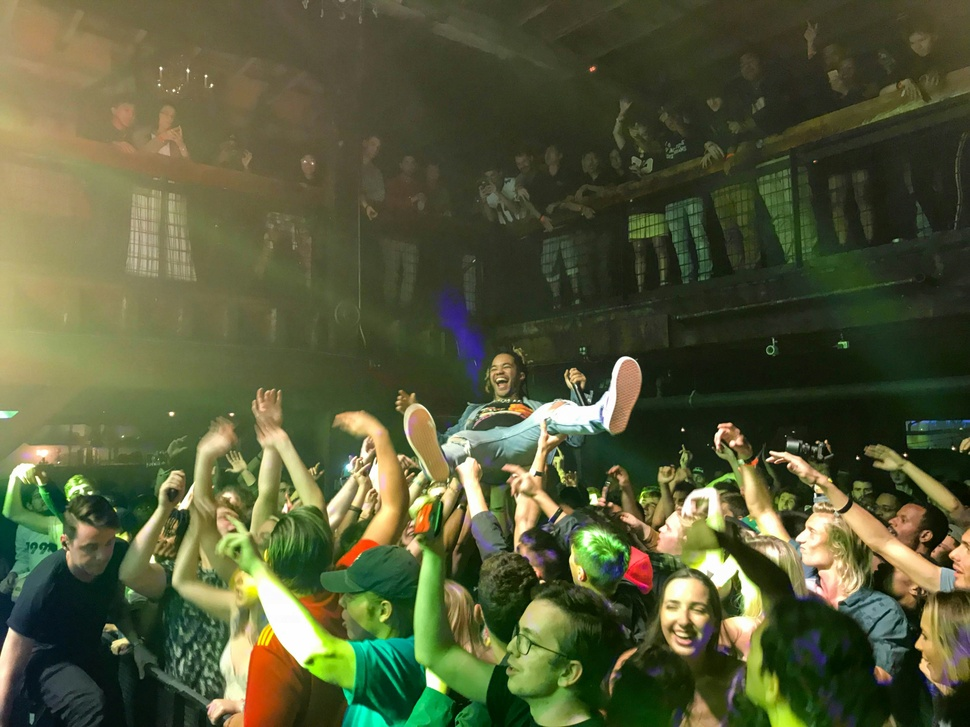
#> input picture notebooks/test_images2/concert.jpg, 970 x 727 px, shrunk from 4032 x 3024 before the run
$ python -i face_utils.py   (imports and definitions only)
#> lines starting #> are read from the running program, lines starting #| are printed output that depends on the picture
# filepath: src/face_utils.py
import cv2
import numpy as np

def detect_faces(image_path):
    """
    Detect faces in an image using OpenCV's Haar Cascade

    Args:
        image_path: Path to the input image

    Returns:
        faces: List of face images
        bboxes: List of bounding boxes [x, y, w, h]
        original_image: The original image with faces marked
    """
#> called with image_path = '../test_images2/concert.jpg'
    # Load the face detector
    face_cascade = cv2.CascadeClassifier('models/haarcascade_frontalface_default.xml')

    # Read the image
    image = cv2.imread(image_path)
#> image is the input picture: shape (727, 970, 3); mean B, G, R 57, 89.7, 84.9
    if image is None:
        print(f"Could not read image from {image_path}")
        return [], [], None

    # Convert to RGB for display and grayscale for detection
    image_rgb = cv2.cvtColor(image, cv2.COLOR_BGR2RGB)
    gray = cv2.cvtColor(image, cv2.COLOR_BGR2GRAY)
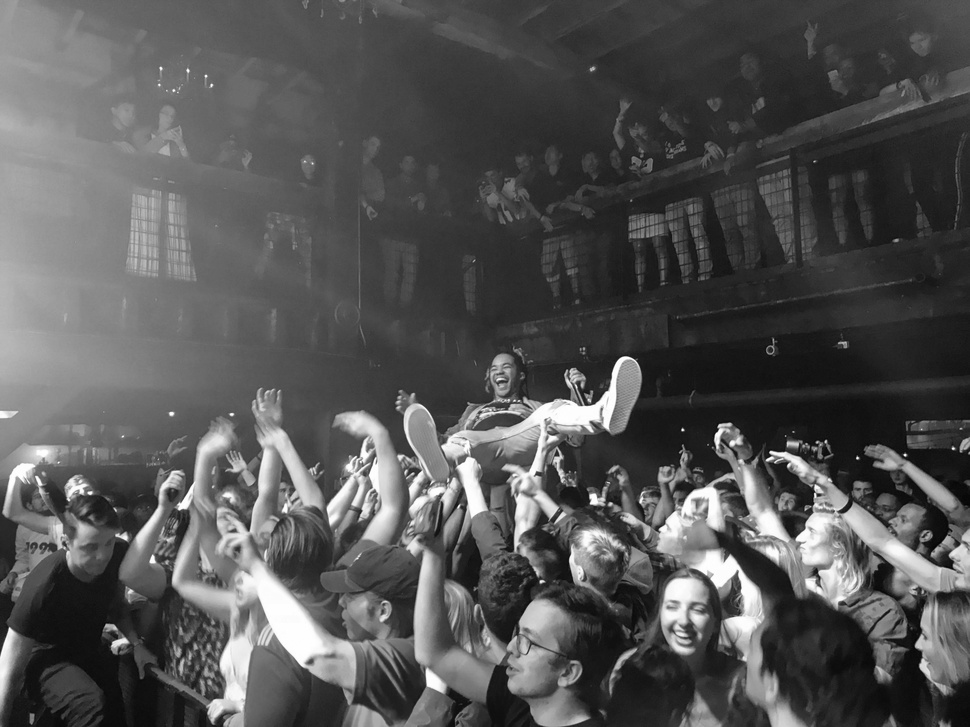
#> gray: shape (727, 970); min 2, max 255, mean 84.6

    # Detect faces
    faces_rect = face_cascade.detectMultiScale(
        gray,
        scaleFactor=1.1,
        minNeighbors=5,
        minSize=(30, 30)
    )
#> faces_rect = [[482, 352, 38, 38], [652, 582, 66, 66], [803, 486, 65, 65]]

    # Process detected faces
    faces = []
    bboxes = []

    for (x, y, w, h) in faces_rect:
        # Extract the face region
        face_roi = image_rgb[y:y+h, x:x+w]

        # Save information
        faces.append(face_roi)
        bboxes.append([x, y, x+w, y+h])  # Convert to [x1, y1, x2, y2] format
#> this loop made 3 passes
#> pass 1, in detect_faces, `face_roi = image_rgb[y:y+h, x:x+w]`:
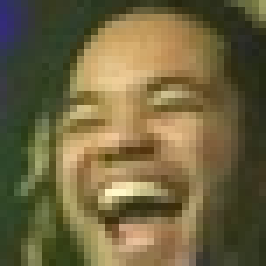
#> face_roi: shape (38, 38, 3) (shown 7 times larger); mean R, G, B 112.4, 101.2, 64.2
#> pass 2, in detect_faces, `face_roi = image_rgb[y:y+h, x:x+w]`:
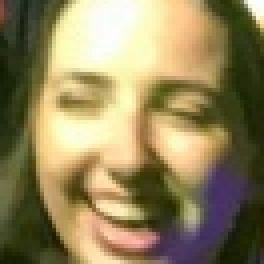
#> face_roi: shape (66, 66, 3) (shown 4 times larger); mean R, G, B 145.8, 132.9, 91.8
#> pass 3, in detect_faces, `face_roi = image_rgb[y:y+h, x:x+w]`:
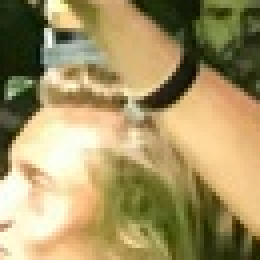
#> face_roi: shape (65, 65, 3) (shown 4 times larger); mean R, G, B 164.5, 147.8, 100.3
#> after the loop, bboxes = [[482, 352, 520, 390], [652, 582, 718, 648], [803, 486, 868, 551]]; faces = 3 items

    return faces, bboxes, image_rgb

>>> result = detect_faces('../test_images2/concert.jpg')

$ run again, on notebooks/test_images2/group2.jpg
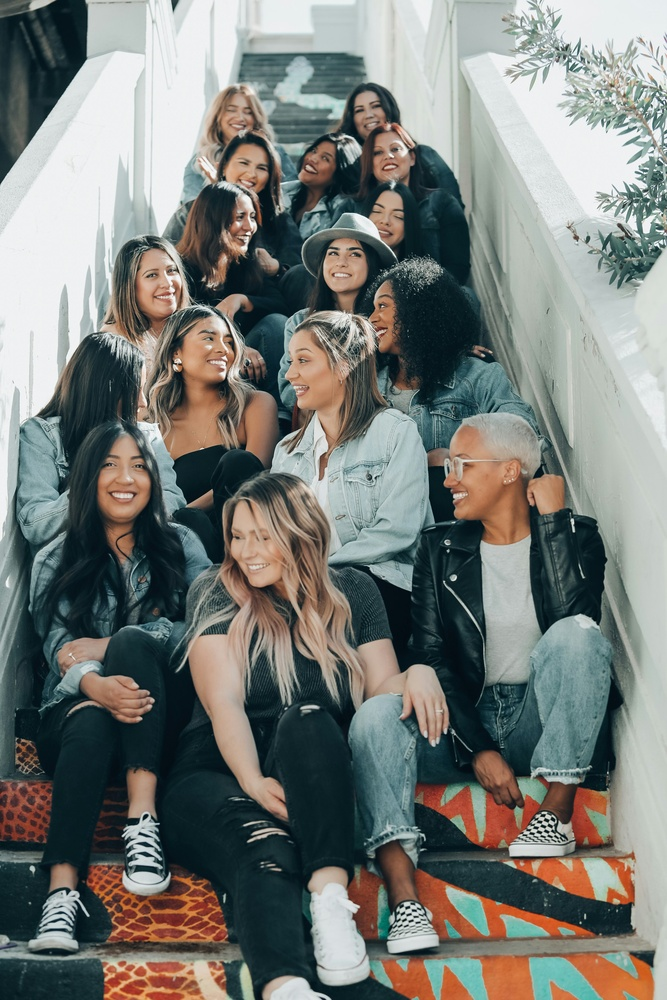
#> input picture notebooks/test_images2/group2.jpg, 667 x 1000 px, shrunk from 2912 x 4368 before the run
#> in detect_faces, image is the input picture: shape (1000, 667, 3); mean B, G, R 119.2, 123.6, 120
#> in detect_faces, `gray = cv2.cvtColor(image, cv2.COLOR_BGR2GRAY)`:
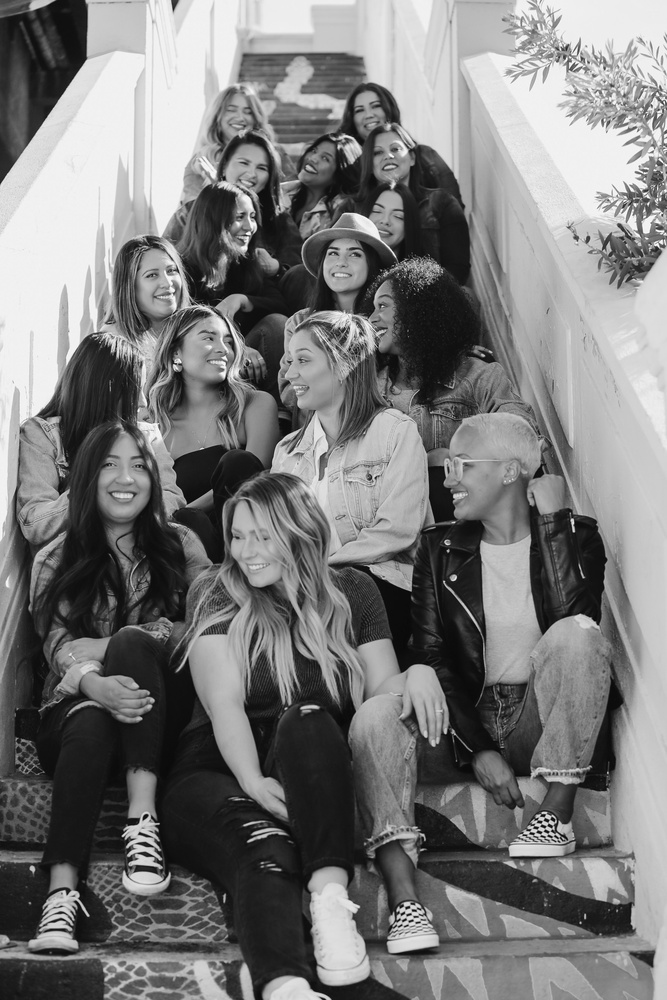
#> gray: shape (1000, 667); min 3, max 254, mean 122
#> faces_rect = [[228, 203, 39, 39], [8, 482, 52, 52], [347, 92, 42, 42], [317, 235, 53, 53], [226, 146, 51, 51], [363, 132, 49, 49], [34, 873, 52, 52], [131, 249, 61, 61], [92, 442, 64, 64], [219, 514, 62, 62], [187, 314, 61, 61], [114, 796, 61, 61]]
#> the loop in detect_faces, `for (x, y, w, h) in faces_rect:` made 12 passes
#> pass 3, in detect_faces, `face_roi = image_rgb[y:y+h, x:x+w]`:
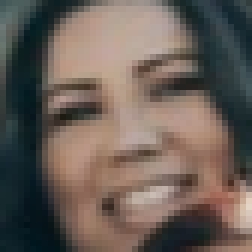
#> face_roi: shape (42, 42, 3) (shown 6 times larger); mean R, G, B 105.3, 94.2, 86.9
#> after the loop in detect_faces, `for (x, y, w, h) in faces_rect:`: bboxes = [[228, 203, 267, 242], [8, 482, 60, 534], [347, 92, 389, 134], [317, 235, 370, 288], [226, 146, 277, 197], [363, 132, 412, 181], [34, 873, 86, 925], [131, 249, 192, 310], [92, 442, 156, 506], [219, 514, 281, 576], [187, 314, 248, 375], [114, 796, 175, 857]]; faces = 12 items

$ run again, on notebooks/test_images2/small group.jpg
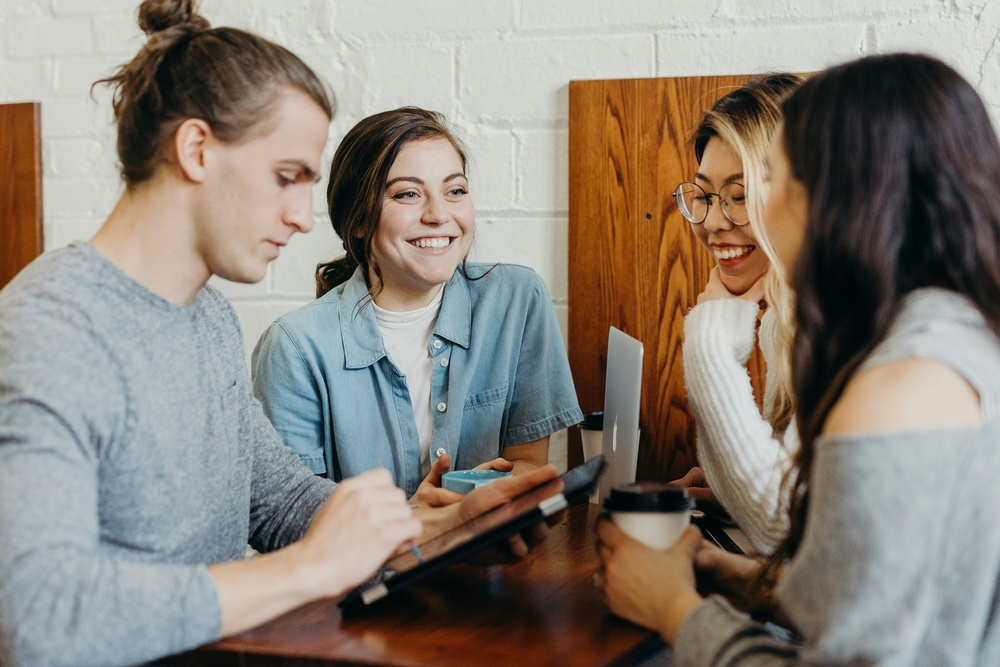
#> input picture notebooks/test_images2/small group.jpg, 1000 x 667 px, shrunk from 3997 x 2665 before the run
#> in detect_faces, image is the input picture: shape (667, 1000, 3); mean B, G, R 121, 130.4, 138.5
#> in detect_faces, `gray = cv2.cvtColor(image, cv2.COLOR_BGR2GRAY)`:
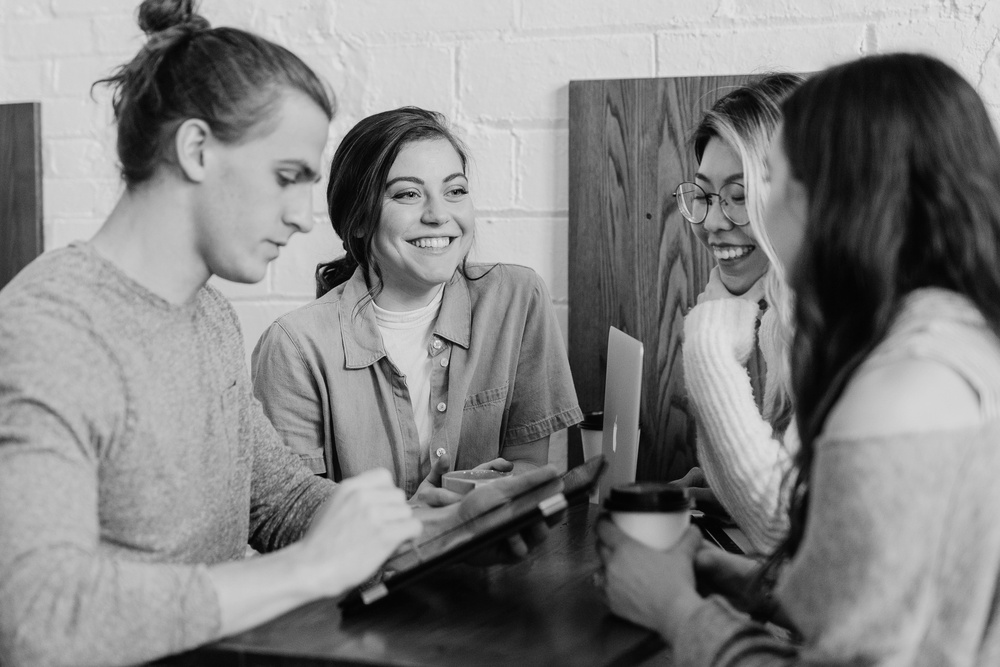
#> gray: shape (667, 1000); min 0, max 248, mean 131.7
#> faces_rect = [[370, 142, 126, 126]]
#> the loop in detect_faces, `for (x, y, w, h) in faces_rect:` made 1 pass
#> pass 1, in detect_faces, `face_roi = image_rgb[y:y+h, x:x+w]`:
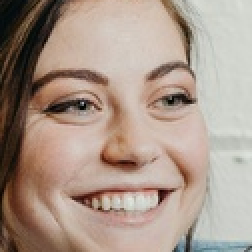
#> face_roi: shape (126, 126, 3) (shown 2 times larger); mean R, G, B 170.3, 151.7, 139
#> after the loop in detect_faces, `for (x, y, w, h) in faces_rect:`: bboxes = [[370, 142, 496, 268]]; faces = 1 item
